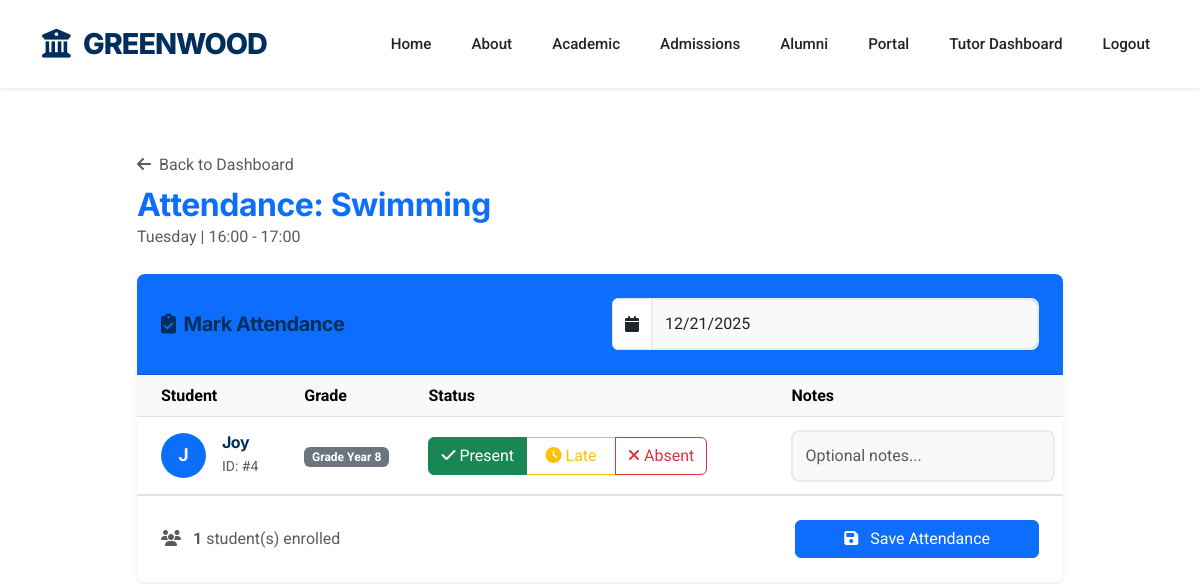
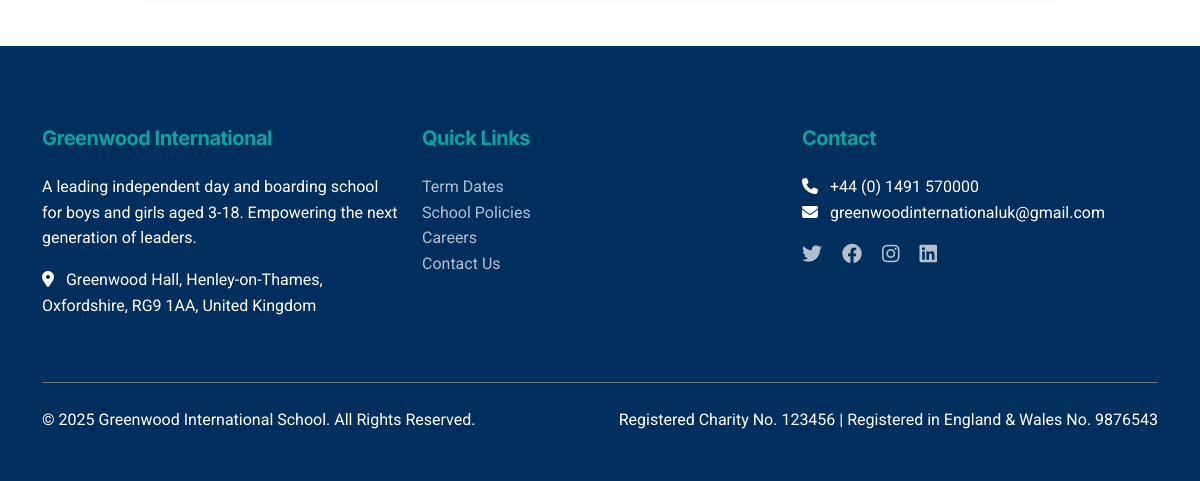
The page /tutor/attendance/4 (signed in) on the database as committed earlier (2 pictures, top to bottom).
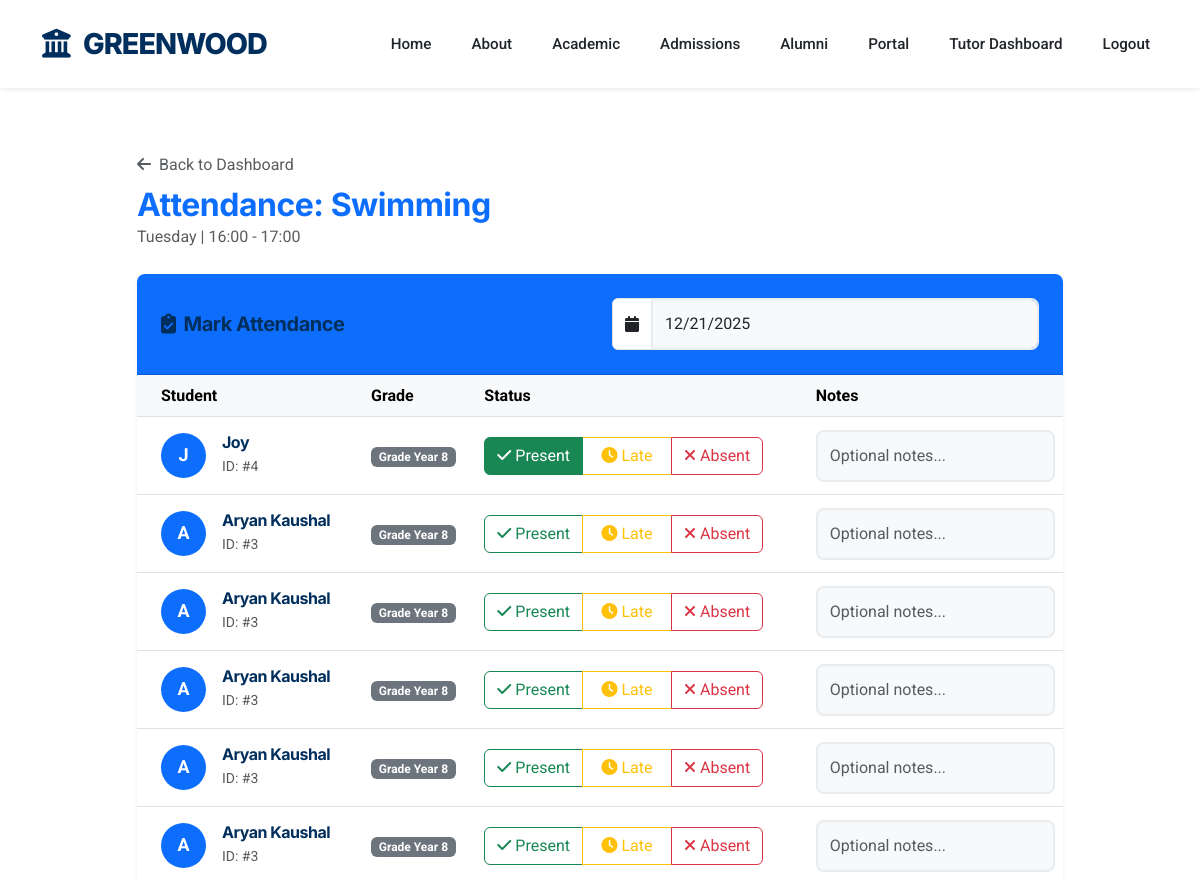
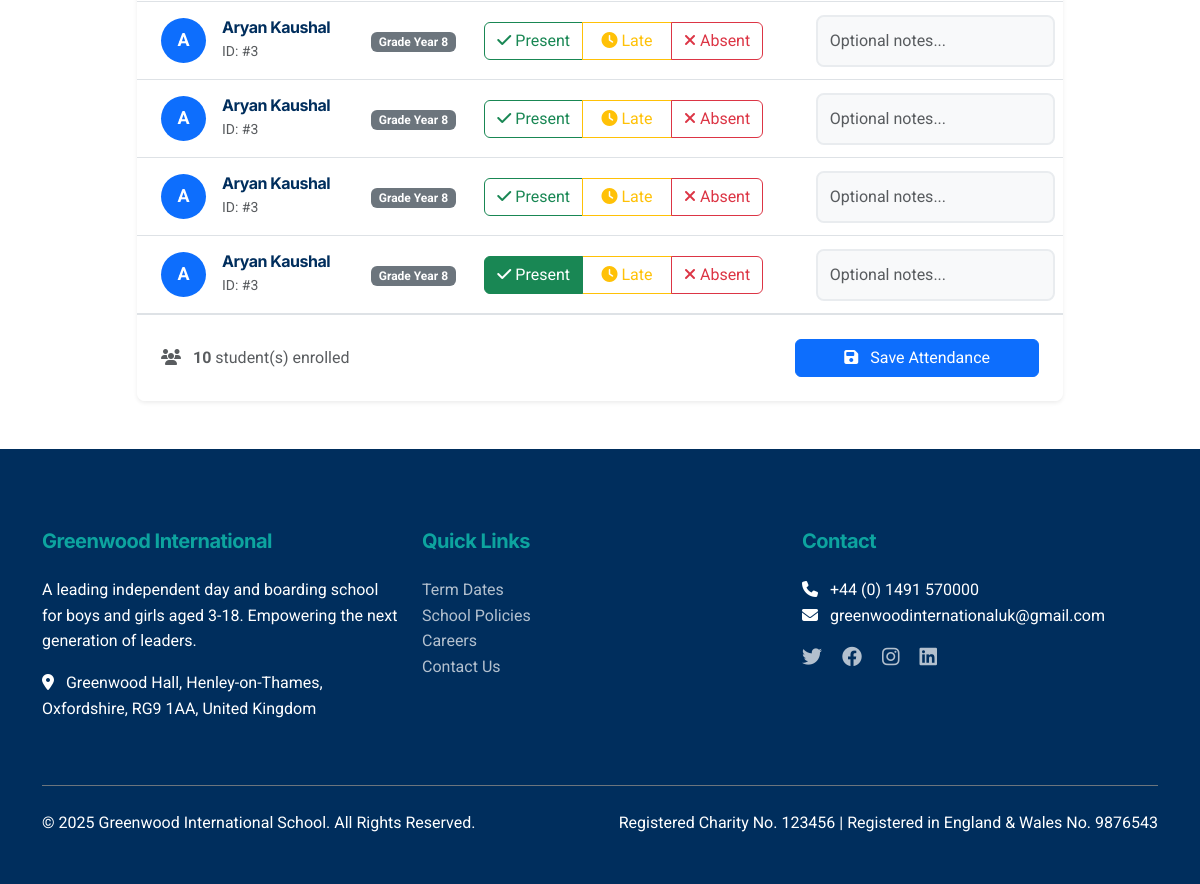
The same page on the database as committed later (2 pictures, top to bottom).
### app.py (models this page shows)
class Activity(db.Model):
    id = db.Column(db.Integer, primary_key=True)
    tutor_id = db.Column(db.Integer, db.ForeignKey('tutor.id'), nullable=True)
    name = db.Column(db.String(120), nullable=False)
    description = db.Column(db.Text)
    price = db.Column(db.Float, nullable=False)
    max_capacity = db.Column(db.Integer, default=20)
    day_of_week = db.Column(db.String(20), nullable=False)
    start_time = db.Column(db.String(10), nullable=False)
    end_time = db.Column(db.String(10), nullable=False)
    created_at = db.Column(db.DateTime, default=datetime.utcnow)
    tutor = db.relationship('Tutor', backref='activities', lazy=True)
    bookings = db.relationship('Booking', backref='activity', lazy=True, cascade='all, delete-orphan')
    waitlists = db.relationship('Waitlist', backref='activity', lazy=True, cascade='all, delete-orphan')

class Booking(db.Model):
    id = db.Column(db.Integer, primary_key=True)
    parent_id = db.Column(db.Integer, db.ForeignKey('parent.id'), nullable=False)
    child_id = db.Column(db.Integer, db.ForeignKey('child.id'), nullable=False)
    activity_id = db.Column(db.Integer, db.ForeignKey('activity.id'), nullable=False)
    booking_date = db.Column(db.Date, nullable=False)
    status = db.Column(db.String(20), default='confirmed') # confirmed, cancelled
    cost = db.Column(db.Float, nullable=False)
    created_at = db.Column(db.DateTime, default=datetime.utcnow)
    __table_args__ = (db.UniqueConstraint('child_id', 'booking_date', name='unique_booking_per_day'),)

class Child(db.Model):
    id = db.Column(db.Integer, primary_key=True)
    parent_id = db.Column(db.Integer, db.ForeignKey('parent.id'), nullable=False)
    name = db.Column(db.String(120), nullable=False)
    age = db.Column(db.Integer)
    grade = db.Column(db.String(20))
    created_at = db.Column(db.DateTime, default=datetime.utcnow)
    bookings = db.relationship('Booking', backref='child', lazy=True, cascade='all, delete-orphan')
    attendance_records = db.relationship('Attendance', backref='child', lazy=True, cascade='all, delete-orphan')

### app.py (the view, shortened to what this page needs)
@app.route('/tutor/attendance/<int:activity_id>', methods=['GET', 'POST'])
@tutor_required
def tutor_attendance(activity_id):
    activity = Activity.query.get_or_404(activity_id)
    if activity.tutor_id != session['tutor_id']:
        return redirect(url_for('tutor_dashboard'))
    bookings = Booking.query.filter_by(activity_id=activity_id, status='confirmed').all()
    today = datetime.utcnow().date()
    attendance_records = Attendance.query.filter_by(
        activity_id=activity_id,
        date=today
    ).all()
    attendance_map = {record.child_id: record for record in attendance_records}
    return render_template('tutor/attendance.html',
                         activity=activity,
                         bookings=bookings,
                         today=today,
                         attendance_map=attendance_map)

### templates/tutor/attendance.html (shortened to what this page needs)
{% extends "base.html" %}
{% block content %}
<div class="container py-5">
    <div class="row justify-content-center">
        <div class="col-lg-10">
            <div class="mb-4">
                <a href="{{ url_for('tutor_dashboard') }}" class="text-decoration-none text-muted mb-2 d-inline-block">
                    <i class="fas fa-arrow-left me-1"></i> Back to Dashboard
                </a>
                <h2 class="text-primary mb-0">Attendance: {{ activity.name }}</h2>
                <p class="text-muted">{{ activity.day_of_week }} | {{ activity.start_time }} - {{ activity.end_time }}
                </p>
            </div>
            <div class="card shadow-sm">
                <div class="card-header bg-primary text-white p-4">
                    <div class="row align-items-center">
                        <div class="col-md-6">
                            <h5 class="mb-0"><i class="fas fa-clipboard-check me-2"></i>Mark Attendance</h5>
                        </div>
                        <div class="col-md-6">
                            <div class="input-group">
                                <span class="input-group-text bg-white"><i class="fas fa-calendar"></i></span>
                                <input type="date" class="form-control" id="attendance_date" value="{{ today }}"
                                    readonly>
                            </div>
                        </div>
                    </div>
                </div>
                <div class="card-body p-0">
                    {% if bookings %}
                    <form method="POST" action="{{ url_for('tutor_attendance', activity_id=activity.id) }}">
                        <div class="table-responsive">
                            <table class="table table-hover mb-0">
                                <thead class="table-light">
                                    <tr>
                                        <th class="ps-4">Student</th>
                                        <th>Grade</th>
                                        <th>Status</th>
                                        <th>Notes</th>
                                    </tr>
                                </thead>
                                <tbody>
                                    {% for booking in bookings %}
                                    <tr>
                                        <td class="ps-4">
                                            <div class="d-flex align-items-center py-2">
                                                <div class="avatar-circle bg-primary text-white me-3">
                                                    {{ booking.child.name[0] }}
                                                </div>
                                                <div>
                                                    <h6 class="mb-0">{{ booking.child.name }}</h6>
                                                    <small class="text-muted">ID: #{{ booking.child.id }}</small>
                                                </div>
                                            </div>
                                        </td>
                                        <td class="align-middle">
                                            <span class="badge bg-secondary">Grade {{ booking.child.grade }}</span>
                                        </td>
                                        <td class="align-middle">
                                            <div class="btn-group" role="group">
                                                <label class="btn btn-outline-success"
                                                    for="present_{{ booking.child.id }}">
                                                    <i class="fas fa-check"></i> Present
                                                </label>
                                                <label class="btn btn-outline-warning"
                                                    for="late_{{ booking.child.id }}">
                                                    <i class="fas fa-clock"></i> Late
                                                </label>
                                                <label class="btn btn-outline-danger"
                                                    for="absent_{{ booking.child.id }}">
                                                    <i class="fas fa-times"></i> Absent
                                                </label>
                                            </div>
                                        </td>
                                        <td class="align-middle">
                                            <input type="text" class="form-control" name="notes_{{ booking.child.id }}"
                                                placeholder="Optional notes..."
                                                value="{{ attendance_map[booking.child.id].notes if attendance_map.get(booking.child.id) and attendance_map[booking.child.id].notes else '' }}">
                                        </td>
                                    </tr>
                                    {% endfor %}
                                </tbody>
                            </table>
                        </div>
                        <div class="card-footer bg-white p-4 border-top">
                            <div class="row align-items-center">
                                <div class="col-md-6">
                                    <p class="mb-0 text-muted">
                                        <i class="fas fa-users me-2"></i>
                                        <strong>{{ bookings|length }}</strong> student(s) enrolled
                                    </p>
                                </div>
                                <div class="col-md-6 text-end">
                                    <button type="submit" class="btn btn-primary px-5">
                                        <i class="fas fa-save me-2"></i> Save Attendance
                                    </button>
                                </div>
                            </div>
                        </div>
                    </form>
                    {% else %}
                    <div class="text-center py-5">
                        <i class="fas fa-users-slash fa-3x text-muted mb-3"></i>
                        <h5 class="text-muted">No Students Enrolled</h5>
                        <p class="text-muted">There are no confirmed bookings for this activity yet.</p>
                    </div>
                    {% endif %}
                </div>
            </div>
        </div>
    </div>
</div>
{% endblock %}

### templates/base.html (shortened to what this page needs)
<!DOCTYPE html>
<html lang="en">
<head>
    <link href="https://cdn.jsdelivr.net/npm/bootstrap@5.3.0/dist/css/bootstrap.min.css" rel="stylesheet">
    <link rel="stylesheet" href="https://cdnjs.cloudflare.com/ajax/libs/font-awesome/6.4.0/css/all.min.css">
    <link rel="stylesheet" href="{{ url_for('static', filename='css/style.css') }}">
    <link rel="stylesheet" href="{{ url_for('static', filename='css/missing_classes.css') }}">
</head>
<body>
    <nav class="navbar navbar-expand-lg navbar-light bg-white shadow-sm sticky-top">
        <div class="container">
            <a class="navbar-brand" href="{{ url_for('index') }}">
                <i class="fas fa-university me-2"></i> GREENWOOD
            </a>
            <div class="collapse navbar-collapse" id="navbarNav">
                <ul class="navbar-nav ms-auto">
                    <li class="nav-item"><a class="nav-link" href="{{ url_for('index') }}">Home</a></li>
                    <li class="nav-item"><a class="nav-link" href="{{ url_for('about') }}">About</a></li>
                    <li class="nav-item"><a class="nav-link" href="{{ url_for('academic') }}">Academic</a></li>
                    <li class="nav-item"><a class="nav-link" href="{{ url_for('admissions') }}">Admissions</a></li>
                    <li class="nav-item"><a class="nav-link" href="{{ url_for('alumni') }}">Alumni</a></li>
                    <li class="nav-item"><a class="nav-link" href="{{ url_for('portal_home') }}">Portal</a></li>
                    {% if session.get('parent_id') %}
                    <li class="nav-item"><a class="nav-link text-primary" href="{{ url_for('dashboard') }}">My
                            Dashboard</a></li>
                    <li class="nav-item"><a class="nav-link" href="{{ url_for('logout') }}">Logout</a></li>
                    {% elif session.get('admin_id') %}
                    <li class="nav-item"><a class="nav-link text-primary" href="{{ url_for('admin_dashboard') }}">Admin
                            Panel</a></li>
                    <li class="nav-item"><a class="nav-link" href="{{ url_for('logout') }}">Logout</a></li>
                    {% elif session.get('tutor_id') %}
                    <li class="nav-item"><a class="nav-link text-primary" href="{{ url_for('tutor_dashboard') }}">Tutor
                            Dashboard</a></li>
                    <li class="nav-item"><a class="nav-link" href="{{ url_for('logout') }}">Logout</a></li>
                    {% else %}
                    <li class="nav-item"><a class="nav-link btn btn-primary-custom text-white ms-2 px-4 py-2"
                            href="{{ url_for('login') }}" style="margin-left: 1rem !important;">Login</a></li>
                    {% endif %}
                </ul>
            </div>
        </div>
    </nav>
    {% block content %}{% endblock %}
    <footer class="footer">
        <div class="container">
            <div class="row">
                <div class="col-md-4 mb-4">
                    <h5>Greenwood International</h5>
                    <p>A leading independent day and boarding school for boys and girls aged 3-18. Empowering the next
                        generation of leaders.</p>
                    <p><i class="fas fa-map-marker-alt me-2"></i> Greenwood Hall, Henley-on-Thames,<br>Oxfordshire, RG9
                        1AA, United Kingdom</p>
                </div>
                <div class="col-md-4 mb-4">
                    <h5>Quick Links</h5>
                    <ul class="list-unstyled">
                        <li><a href="#">Term Dates</a></li>
                        <li><a href="#">School Policies</a></li>
                        <li><a href="#">Careers</a></li>
                        <li><a href="{{ url_for('contact') }}">Contact Us</a></li>
                    </ul>
                </div>
                <div class="col-md-4 mb-4">
                    <h5>Contact</h5>
                    <ul class="list-unstyled">
                        <li><i class="fas fa-phone me-2"></i> +44 (0) 1491 570000</li>
                        <li><i class="fas fa-envelope me-2"></i> greenwoodinternationaluk@gmail.com</li>
                    </ul>
                    <div class="mt-3">
                        <a href="#" class="me-3"><i class="fab fa-twitter fa-lg"></i></a>
                        <a href="#" class="me-3"><i class="fab fa-facebook fa-lg"></i></a>
                        <a href="#" class="me-3"><i class="fab fa-instagram fa-lg"></i></a>
                        <a href="#"><i class="fab fa-linkedin fa-lg"></i></a>
                    </div>
                </div>
            </div>
            <div class="footer-bottom mt-4 pt-4 border-top border-secondary">
                <div class="row">
                    <div class="col-md-6">
                        <p>&copy; 2025 Greenwood International School. All Rights Reserved.</p>
                    </div>
                    <div class="col-md-6 text-md-end">
                        <p>Registered Charity No. 123456 | Registered in England & Wales No. 9876543</p>
                    </div>
                </div>
            </div>
        </div>
    </footer>
</body>
</html>

Rows that differ between the two databases and show on the page:
added Booking: child "A", child.name "Aryan Kaushal", child.id "3", child.grade "Year 8"
added Booking: child "A", child.name "Aryan Kaushal", child.id "3", child.grade "Year 8"
added Booking: child "A", child.name "Aryan Kaushal", child.id "3", child.grade "Year 8"
added Booking: child "A", child.name "Aryan Kaushal", child.id "3", child.grade "Year 8"
added Booking: child "A", child.name "Aryan Kaushal", child.id "3", child.grade "Year 8"
added Booking: child "A", child.name "Aryan Kaushal", child.id "3", child.grade "Year 8"
added Booking: child "A", child.name "Aryan Kaushal", child.id "3", child.grade "Year 8"
added Booking: child "A", child.name "Aryan Kaushal", child.id "3", child.grade "Year 8"
added Booking: child "A", child.name "Aryan Kaushal", child.id "3", child.grade "Year 8"
Other text that changed with them:
{{ bookings|length }}: "1" → "10"
